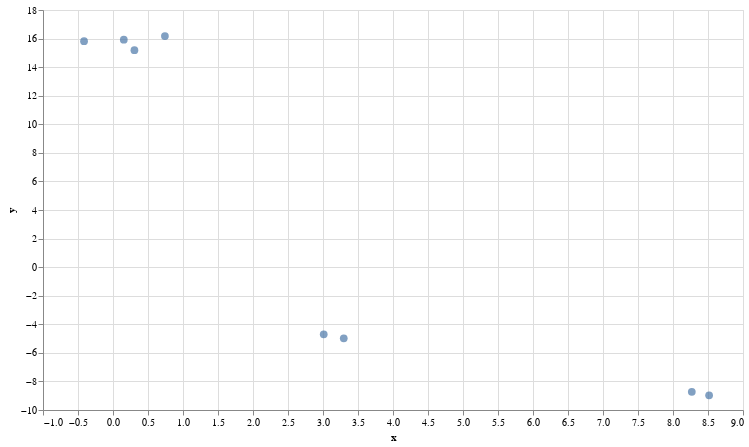

The notebook cell saved with this chart:
### Code cell
chart.interactive()

### Figure 1 — Vega-Lite specification as saved in the notebook (floating-point values rounded to 4 significant figures)
{"config": {"view": {"continuousWidth": 300, "continuousHeight": 300}}, "data": {"name": "data-34397b06e8abec54169333ae0b2c73a0"}, "mark": {"type": "circle", "size": 60}, "encoding": {"tooltip": [{"field": "text", "type": "nominal"}], "x": {"field": "x", "scale": {"zero": false}, "type": "quantitative"}, "y": {"field": "y", "scale": {"zero": false}, "type": "quantitative"}}, "height": 400, "params": [{"name": "param_1", "select": {"type": "interval", "encodings": ["x", "y"]}, "bind": "scales"}], "width": 700, "$schema": "https://vega.github.io/schema/vega-lite/v5.8.0.json", "datasets": {"data-34397b06e8abec54169333ae0b2c73a0": [{"text": "Where is the world cup?", "x": 8.516, "y": -8.976}, {"text": "The world cup is in Qatar", "x": 8.269, "y": -8.729}, {"text": "What are the BRMS rules?", "x": 0.1542, "y": 15.92}, {"text": "The Business Rules Management System is for Nov", "x": -0.4137, "y": 15.82}, {"text": "Where does the bear live?", "x": 3.297, "y": -4.984}, {"text": "The bear lives in the the woods", "x": 3.01, "y": -4.698}, {"text": "What is BRMS?", "x": 0.3061, "y": 15.19}, {"text": "The rules are used for only for leadeship to well aware of the systems that they deal with", "x": 0.7416, "y": 16.17}]}}
